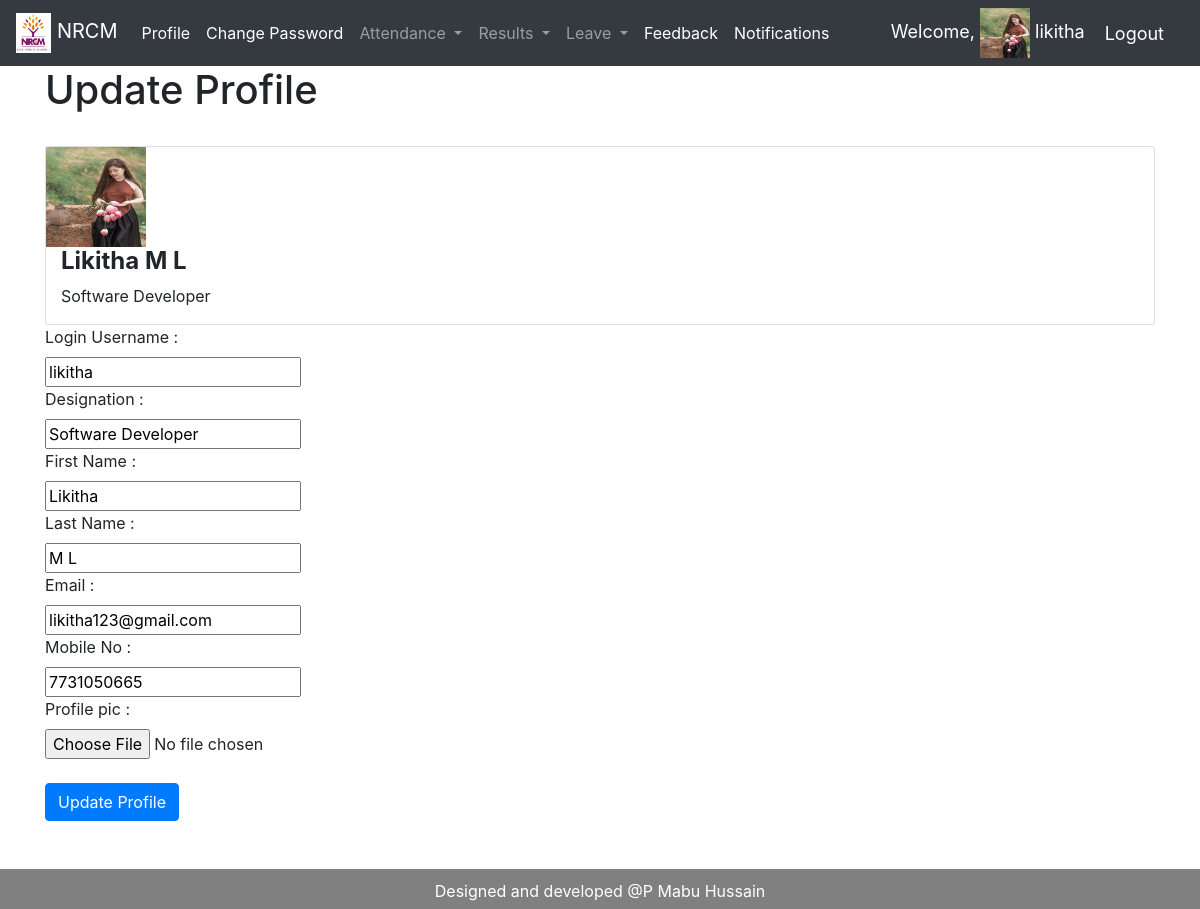
Page /profile (signed in) on the committed database.
### studentmanagementApp/models.py (models this page shows)
class CustomUser(AbstractUser):
    USER = (
    ('HOD','HOD'),
    ('STAFF','STAFF'),
    ('STUDENT', 'STUDENT')
    )
    user_type = models.CharField(choices=USER, max_length=50, default = 'STUDENT', null =True)
    designation = models.CharField(max_length=500, blank=True, null =True)
    mobileno = models.CharField(max_length=30, blank=True, null =True)
    profile_pic = models.ImageField(default='img_avatar.png', blank=True)

### studentmanagementApp/views.py (the view, shortened to what this page needs)
# urls.py: path('profile', views.profile, name="profile"),
@login_required(login_url='login')
def profile(request):
    user =request.user
    context = {'user':user}
    return render(request, 'studentmanagementApp/profile.html', context)

### templates/studentmanagementApp/profile.html
{%extends 'studentmanagementApp/base.html'%}
{%load static%}
{% block content %}
<div class="container">
  <h1>Update Profile</h1><br>
  <div class="card">
  <img src="{{user.profile_pic.url}}" alt="Avatar" style="width:100px; height:100px;">
  <div class="container">
    <h4><b>{{user.first_name}} {{user.last_name}}</b></h4>
    <p>{{user.designation}}</p>
  </div>
</div>
  <form  method="post" enctype="multipart/form-data"> {%csrf_token%}
  <label for="username">Login Username : </label><br>
  <input id='username' type="text" name="username" value="{{user.username}}" readonly>  <br>
  <label for="designation">Designation : </label><br>
  <input id='designation' type="text" name="designation" value="{{user.designation}}" > <br>
  <label for="first_name">First Name : </label><br>
  <input id='first_name' type="text" name="first_name" value="{{user.first_name}}" > <br>
  <label for="lastname">Last Name : </label><br>
  <input id='last_name' type="text" name="last_name" value="{{user.last_name}}" > <br>
  <label for="email">Email : </label><br>
  <input id='email' type="email" name="email" value="{{user.email}}" > <br>
  <label for="mobileno">Mobile No : </label><br>
  <input id='mobileno' type="number" name="mobileno" value="{{user.mobileno}}" > <br>
  <label for="profile_pic">Profile pic : </label><br>
  <input id ='profile_pic' type="file" name="profile_pic" value="{{user.profile_pic.url}}">  <br><br>
  <input type="submit" name="" value="Update Profile" class="btn btn-primary">
  </form>
</div>
{% endblock %}

### templates/studentmanagementApp/navbar.html (shortened to what this page needs)
{%load static%}
<nav class="navbar navbar-expand-lg navbar-dark bg-dark">
  <a class="navbar-brand" href="/{{user.user_type|lower}}/home"><img src="{% static 'studentmanagementApp/images/NRCM-Logo.jpg'%}" alt="123" height="40px"> NRCM</a>
  <div class="collapse navbar-collapse" id="navbarNav">
      <ul class="navbar-nav">
      <li class="nav-item active">
        <a class="nav-link" href="/profile"> Profile  </a>
      </li>
      <ul class="navbar-nav">
      <li class="nav-item active">
        <a class="nav-link" href="/change_password"> Change Password</a>
      </li>
      {%if user.user_type == 'STAFF'%}
      <li class="nav-item dropdown">
        <a class="nav-link dropdown-toggle" href="#" id="navbarDropdown" role="button" data-toggle="dropdown" aria-haspopup="true" aria-expanded="false">
          Attendance
        </a>
      </li>
      <li class="nav-item dropdown">
        <a class="nav-link dropdown-toggle" href="#" id="navbarDropdown" role="button" data-toggle="dropdown" aria-haspopup="true" aria-expanded="false">
          Results
        </a>
      </li>
      <li class="nav-item dropdown">
        <a class="nav-link dropdown-toggle" href="#" id="navbarDropdown" role="button" data-toggle="dropdown" aria-haspopup="true" aria-expanded="false">
          Leave
        </a>
      </li>
      <li class="nav-item active">
        <a class="nav-link" href="{%url 'staff_sendfeedback'%}"> Feedback </a>
      </li>
      <li class="nav-item active">
        <a class="nav-link" href="{%url 'notifications'%}"> Notifications </a>
      </li>
      {%endif%}
    </ul>
  </div>
  <span class="hello-msg">Welcome, <img src="{{request.user.profile_pic.url}}" class="" alt="Cinque Terre" width="50" height="50"> {{request.user}}  </span>
  <span><a class="hello-msg" href="{%url 'logout'%}">Logout</a></span>
</nav>

### templates/studentmanagementApp/base.html (style rules this page uses)
body { min-height: 100vh; display: flex; flex-direction: column; }

### templates/studentmanagementApp/navbar.html (style rules this page uses)
.hello-msg { font-size: 18px; color:#fff; margin-right:20px; }

### rows in the picture
CustomUser: user.profile_pic (picture), user "likitha", profile_pic (picture), first_name "Likitha", last_name "M L", designation "Software Developer", username "likitha", email "likitha123@gmail.com", mobileno "7731050665"
